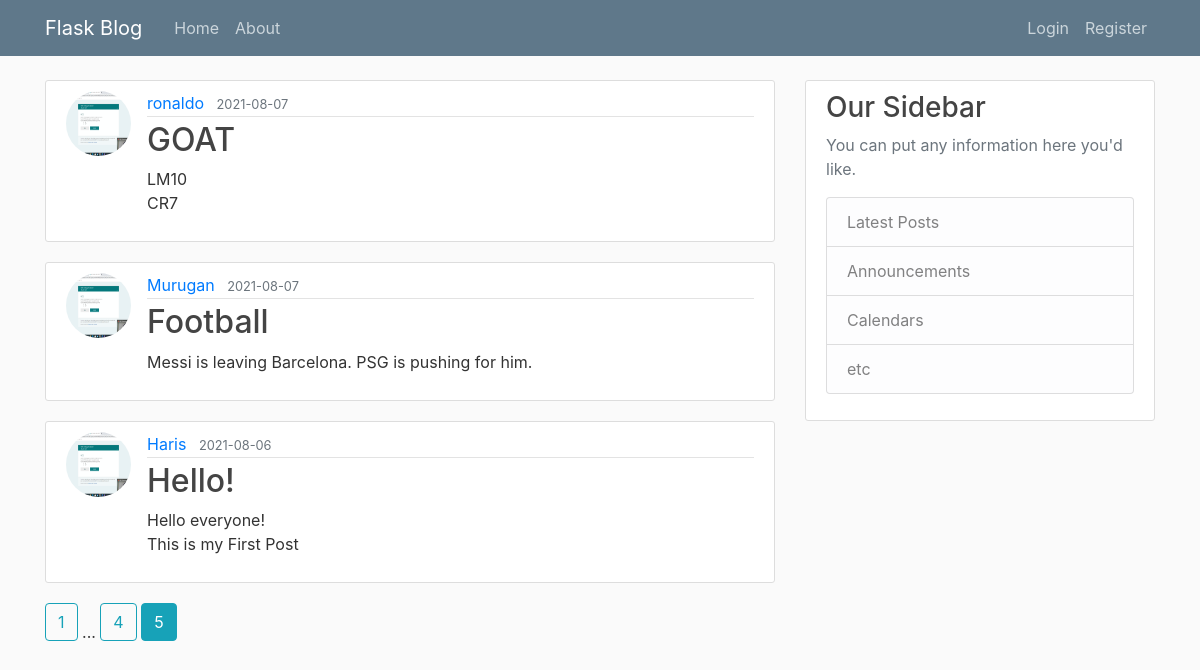
/home?page=5, run on the app's committed database.
### flaskblog/models.py (models this page shows, shortened)
class Post(db.Model):
    id=db.Column(db.Integer,primary_key=True)
    title=db.Column(db.String(100),nullable=False)
    date_posted=db.Column(db.DateTime,nullable=False,default=datetime.utcnow)
    content=db.Column(db.Text,nullable=False)
    user_id=db.Column(db.Integer,db.ForeignKey('user.id'),nullable=False)

class User(db.Model,UserMixin):
    id=db.Column(db.Integer,primary_key=True)
    username=db.Column(db.String(20),unique=True,nullable=False)
    email=db.Column(db.String(120),unique=True,nullable=False)
    image_file=db.Column(db.String(20),nullable=False,default='default.jpg')
    password=db.Column(db.String(20),nullable=False)
    posts=db.relationship('Post',backref='author',lazy=True)

### flaskblog/main/routes.py (the view)
@main.route("/")
@main.route("/home")
def home():
    page=request.args.get('page',1,type=int)
    posts=Post.query.order_by(Post.date_posted.desc()).paginate(page=page,per_page=5)
    return render_template('home.html', posts=posts)

### flaskblog/templates/home.html
{% extends "layout.html" %}
{% block content %}
    {% for post in posts.items %}
        <article class="media content-section">
            <img class="rounded-circle article-img" src="{{ url_for('static',filename='profile_pics/'+post.author.image_file)}}">
            <div class="media-body">
            <div class="article-metadata">
                <a class="mr-2" href="{{ url_for('users.user_post',username=post.author.username)}}">{{ post.author.username }}</a>
                <small class="text-muted">{{ post.date_posted.strftime('%Y-%m-%d') }}</small>
            </div>
            <h2><a class="article-title" href="{{url_for('posts.post',post_id=post.id)}}">{{ post.title }}</a></h2>
            <p class="article-content">{{ post.content }}</p>
            </div>
        </article>
    {% endfor %}
    {% for page_num in posts.iter_pages(left_edge=1,right_edge=1,left_current=1,right_current=2) %}
        {% if page_num %}
            {% if posts.page==page_num %}
                <a class="btn btn-info mb-4"href="{{url_for('main.home',page=page_num)}}">{{ page_num }}</a>
            {% else %}
                <a class="btn btn-outline-info mb-4"href="{{url_for('main.home',page=page_num)}}">{{ page_num }}</a>
            {% endif %}
        {% else %}
            ...
        {% endif %}
    {% endfor %}
{% endblock content %}

### flaskblog/static/main.css (style rules this page uses)
body { background: #fafafa; color: #333333; margin-top: 5rem; }
h1, h2, h3, h4, h5, h6 { color: #444444; }
.content-section { background: #ffffff; padding: 10px 20px; border: 1px solid #dddddd; border-radius: 3px; margin-bottom: 20px; }
.article-title { color: #444444; }
.article-content { white-space: pre-line; }
.article-img { height: 65px; width: 65px; margin-right: 16px; }
.article-metadata { padding-bottom: 1px; margin-bottom: 4px; border-bottom: 1px solid #e3e3e3 }

### data on the page
Post: image_file (placeholder picture), author.username "ronaldo", date_posted "2021-08-07", title "GOAT", content "LM10 CR7"
Post: image_file (placeholder picture), author.username "Murugan", date_posted "2021-08-07", title "Football", content "Messi is leaving Barcelona. PSG is pushing for him."
Post: image_file (placeholder picture), author.username "Haris", date_posted "2021-08-06", title "Hello!", content "Hello everyone! This is my First Post"

### other printed values
{{ page_num }} "1" "4"
{{ page_num }} "5"
